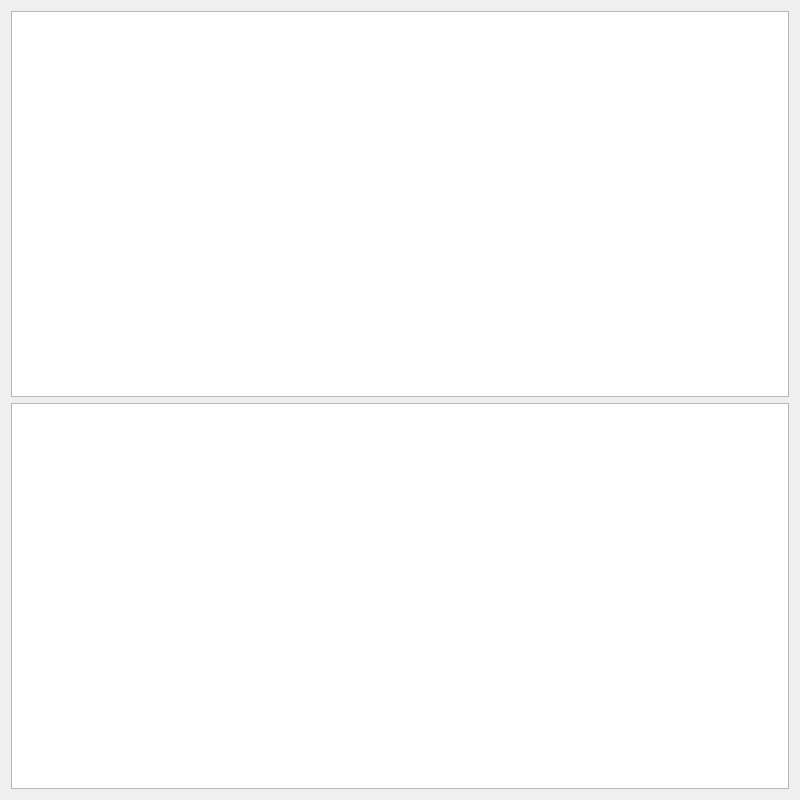
<?xml version="1.0" encoding="UTF-8"?>
<ui version="4.0">
 <class>ChartWidget</class>
 <widget class="QWidget" name="ChartWidget">
  <property name="geometry">
   <rect>
    <x>0</x>
    <y>0</y>
    <width>800</width>
    <height>800</height>
   </rect>
  </property>
  <property name="windowTitle">
   <string>Form</string>
  </property>
  <layout class="QHBoxLayout" name="horizontalLayout">
   <item>
    <layout class="QVBoxLayout" name="verticalLayout">
     <item>
      <widget class="QtCharts::QChartView" name="graphicsView"/>
     </item>
     <item>
      <widget class="QtCharts::QChartView" name="graphicsView_ac_rate"/>
     </item>
    </layout>
   </item>
  </layout>
 </widget>
 <customwidgets>
  <customwidget>
   <class>QtCharts::QChartView</class>
   <extends>QGraphicsView</extends>
   <header location="global">qchartview.h</header>
  </customwidget>
 </customwidgets>
 <resources/>
 <connections/>
</ui>
